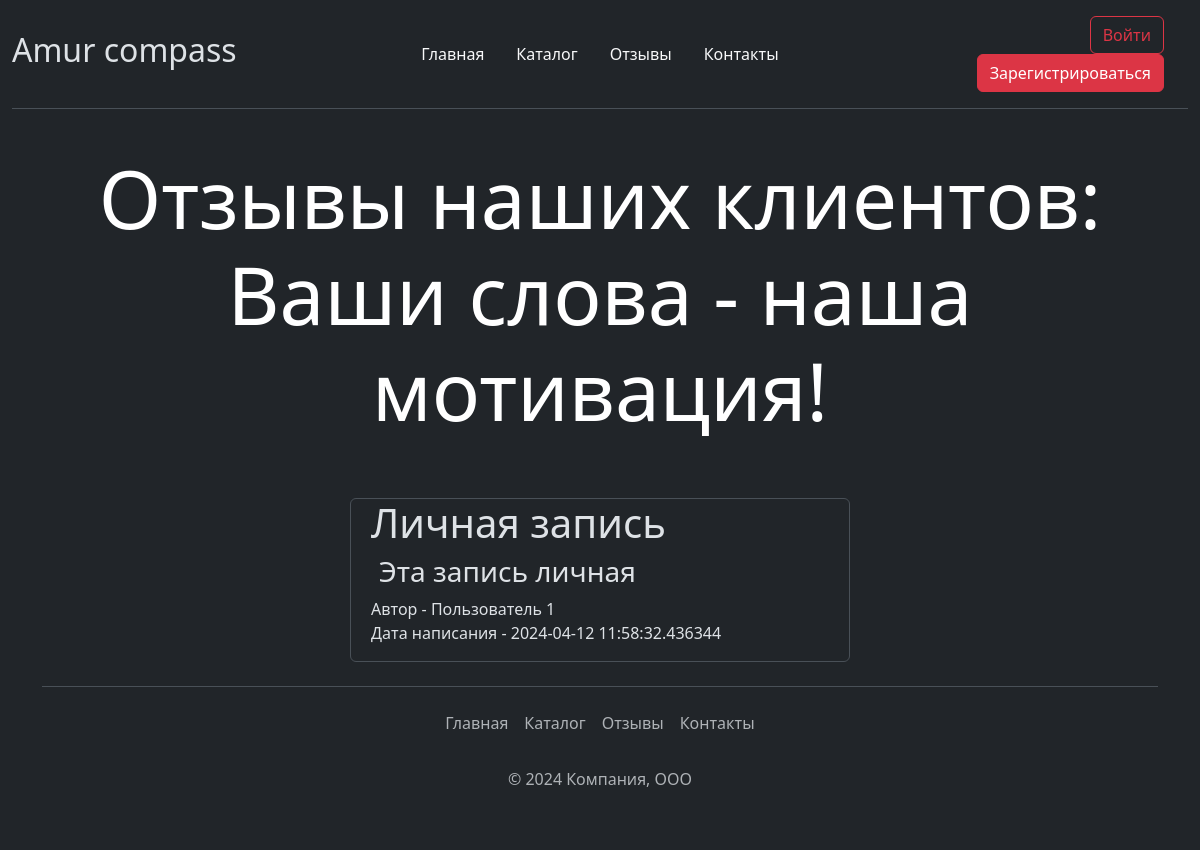
The page /comment on the database as committed earlier.
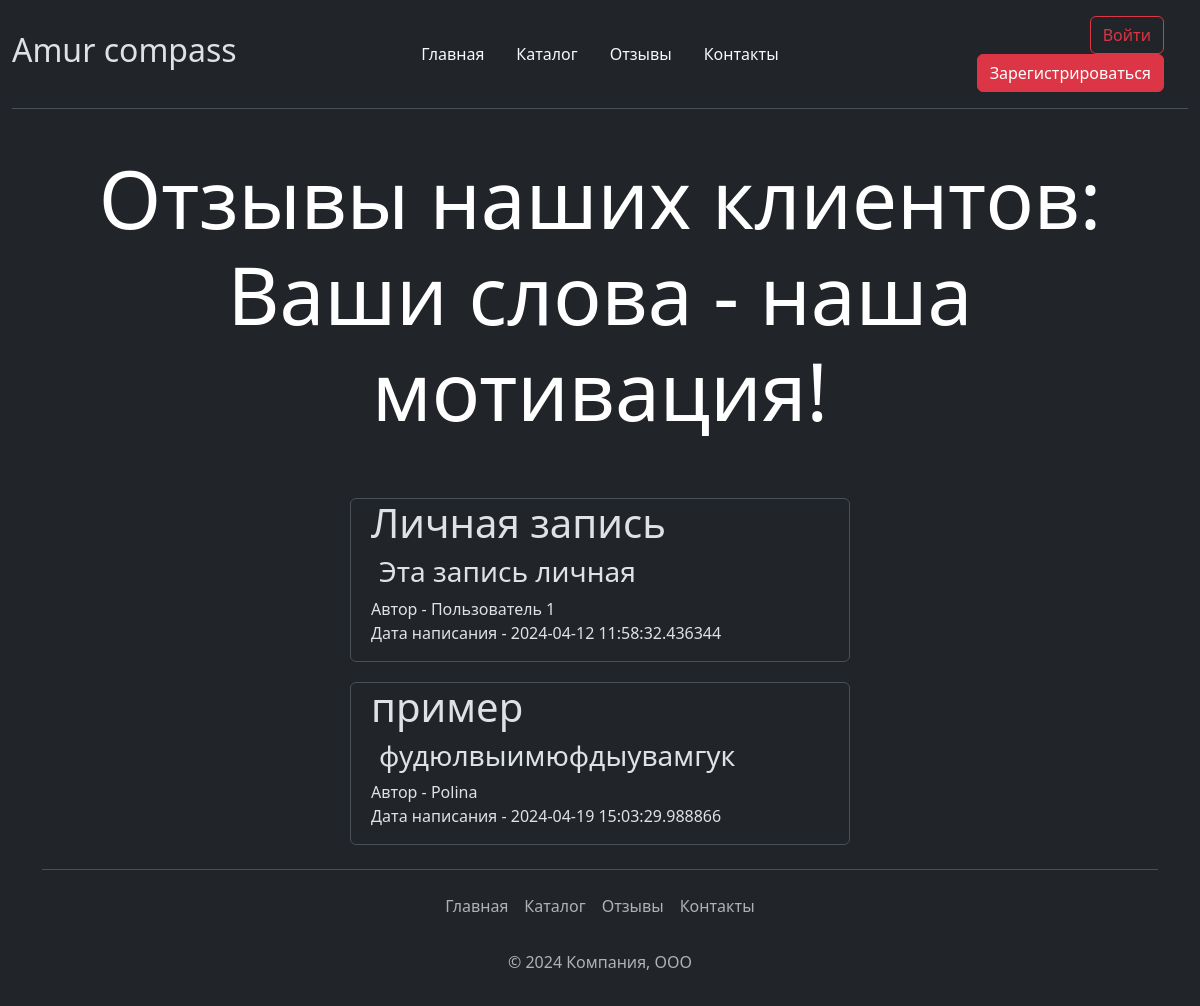
The same page on the database as committed later.
### data/comments.py (models this page shows)
class Comments(SqlAlchemyBase):
    __tablename__ = 'comments'
    id = sqlalchemy.Column(sqlalchemy.Integer,
                           primary_key=True, autoincrement=True)
    title = sqlalchemy.Column(sqlalchemy.String, nullable=True)
    content = sqlalchemy.Column(sqlalchemy.String, nullable=True)
    created_date = sqlalchemy.Column(sqlalchemy.DateTime,
                                     default=datetime.datetime.now)
    user_id = sqlalchemy.Column(sqlalchemy.Integer,
                                sqlalchemy.ForeignKey("users.id"))
    user = orm.relationship('User')

### data/users.py (models this page shows, shortened)
class User(SqlAlchemyBase, UserMixin):
    __tablename__ = 'users'
    id = sqlalchemy.Column(sqlalchemy.Integer,
                           primary_key=True, autoincrement=True)
    name = sqlalchemy.Column(sqlalchemy.String, nullable=True)
    email = sqlalchemy.Column(sqlalchemy.String,
                              index=True, unique=True, nullable=True)
    hashed_password = sqlalchemy.Column(sqlalchemy.String, nullable=True)
    created_date = sqlalchemy.Column(sqlalchemy.DateTime,
                                     default=datetime.datetime.now)
    comments = orm.relationship("Comments", back_populates='user')

### main.py (the view)
@app.route('/comment')
def comment():
    db_sess = db_session.create_session()
    comments = db_sess.query(Comments).filter()
    return render_template('comment.html', comments=comments)

### data/db_session.py (called while the page is built)
def create_session() -> Session:
    global __factory
    return __factory()

### templates/comment.html (shortened to what this page needs)
{% extends 'base.html' %}
{% block body %}
<h1 class="display-1 text-body-emphasis text-center" style="margin-top:150px; margin-bottom:60px;">Отзывы наших клиентов:<br>Ваши слова - наша мотивация!</h1>
{% for item in comments%}
<div style="margin-bottom:20px;" class="col-5 border rounded container">
  <h1 class="fw-normal px-2">{{item.title}}</h1>
  <div class="px-3">
    <h3 class="fw-light">{{item.content}}</h3>
  </div>
  <div class="px-2">
    <p>Автор - {{item.user.name}}<br>Дата написания - {{item.created_date}}</p>
  </div>
</div>
{% endfor %}
{% endblock %}

### templates/base.html (shortened to what this page needs)
<!doctype html>
<html lang="ru" data-bs-theme="dark">
<head>
    <link rel="stylesheet" href="https://cdn.jsdelivr.net/npm/bootstrap@5.3.2/dist/css/bootstrap.min.css">
  <link rel="stylesheet" type="text/css" href="static/css/img.css" />
</head>
<body>
<nav class="fixed-top bg-dark">
  <div class="container-fluid">
    <header class="d-flex flex-wrap align-items-center justify-content-center justify-content-md-between py-3 mb-4 border-bottom">
      <div class="col-md-3 mb-2 mb-md-0">
        <h2>Amur compass</h2>
      </div>
      <ul class="nav col-13 col-md-auto mb-2 justify-content-center mb-md-0">
        <li><a href="/" class="nav-link px-3 link-light">Главная</a></li>
        <li><a href="/catalog" class="nav-link px-3 link-light">Каталог</a></li>
        <li><a href="/comment" class="nav-link px-3 link-light">Отзывы</a></li>
        <li><a href="/contact" class="nav-link px-3 link-light">Контакты</a></li>
      </ul>
      <div class="col-md-3 px-3 text-end">
        {% if current_user.is_authenticated %}
          <a class="navbar-brand fs-4" href="/logout">{{ current_user.name }}
            <svg class="link-danger" xmlns="http://www.w3.org/2000/svg" width="45" height="45" fill="currentColor" class="bi bi-person-circle" viewBox="0 0 16 16">
              <path d="M11 6a3 3 0 1 1-6 0 3 3 0 0 1 6 0"/>
              <path fill-rule="evenodd" d="M0 8a8 8 0 1 1 16 0A8 8 0 0 1 0 8m8-7a7 7 0 0 0-5.468 11.37C3.242 11.226 4.805 10 8 10s4.757 1.225 5.468 2.37A7 7 0 0 0 8 1"/>
            </svg>
          </a>
        {% else %}
          <a href="/login"><button type="button" class="btn btn-outline-danger me-2">Войти</button></a>
          <a href="/register"><button type="button" class="btn btn-danger me-2">Зарегистрироваться</button></a>
        {% endif %}
      </div>
    </header>
  </div>
</nav>
   {% block body %}{% endblock %}
<div class="container">
  <footer class="py-3 my-4 border-top">
    <ul class="nav justify-content-center pb-3 mb-2">
      <li class="nav-item"><a href="/" class="nav-link px-2 text-body-secondary">Главная</a></li>
      <li class="nav-item"><a href="/catalog" class="nav-link px-2 text-body-secondary">Каталог</a></li>
      <li class="nav-item"><a href="/comment" class="nav-link px-2 text-body-secondary">Отзывы</a></li>
      <li class="nav-item"><a href="/contact" class="nav-link px-2 text-body-secondary">Контакты</a></li>
    </ul>
    <p class="text-center text-body-secondary">© 2024 Компания, ООО</p>
  </footer>
</div>
</body>
</html>

### static/css/img.css (style rules this page uses)
html,body { height:100%; }

Rows that differ between the two databases and show on the page:
added Comments: title "пример", content "фудюлвыимюфдыувамгук", user.name "Polina", created_date "2024-04-19 15:03:29.988866"
